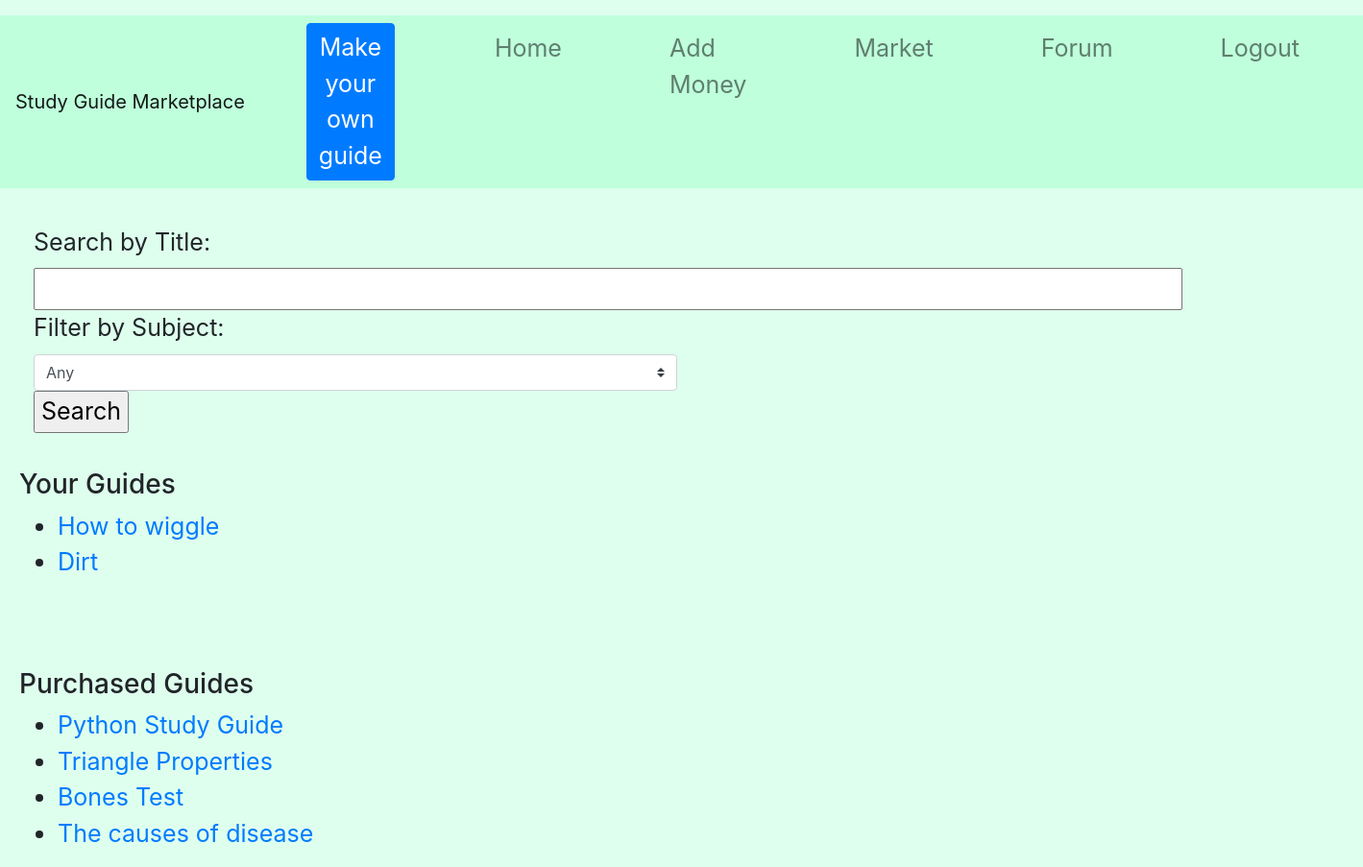
The page /home (signed in) on the database its author committed.
### tables this page shows
CREATE TABLE guides(id INTEGER, user TEXT, name TEXT, rating REAL, cost INTEGER, buyers INTEGER, subject TEXT, guide TEXT, ratings INTEGER);

### app/__init__.py (the view)
    def login_check(*args, **kwargs):
        if 'username' not in session:
            return redirect(url_for("login"))
        return route_function(*args, **kwargs)

### app/__init__.py (called while the page is built)
def protected(route_function):
    def login_check(*args, **kwargs):
        if 'username' not in session:
            return redirect(url_for("login"))
        return route_function(*args, **kwargs)
    login_check.__name__ = route_function.__name__
    return login_check

### app/utl/ops.py (called while the page is built)
def get_own_guides(username):
    db = sqlite3.connect(DB_FILE)
    c = db.cursor()
    c.execute("SELECT * FROM guides WHERE user = ?;" , (username,))
    g = c.fetchall()
    db.close()
    ans = []
    for row in g:
        next = {}
        next["id"] = row[0]
        next["user"] = row[1]
        next["name"] = row[2]
        next["rating"] = row[3]
        next["cost"] = row[4]
        next["buyers"] = row[5]
        next["subject"] = row[6]
        next["guide"] = row[7]
        next["ratings"] = row[8]
        ans.append(next)
    return ans

def get_pur_guides(username):
    db = sqlite3.connect(DB_FILE)
    c = db.cursor()
    c.execute("SELECT * FROM buyers WHERE user = ?;" , (username,))
    g = c.fetchall()
    ans = []
    for ro in g:
        c.execute("SELECT * FROM guides WHERE id = ?;" , (ro[0],))
        row = c.fetchone()
        next = {}
        next["id"] = row[0]
        next["user"] = row[1]
        next["name"] = row[2]
        next["rating"] = row[3]
        next["cost"] = row[4]
        next["buyers"] = row[5]
        next["subject"] = row[6]
        next["guide"] = row[7]
        next["ratings"] = row[8]
        ans.append(next)
    db.close()
    return ans

def get_subjects():
    db = sqlite3.connect(DB_FILE)
    c = db.cursor()
    ans = []
    c.execute("SELECT * FROM guides;")
    g = c.fetchall()
    for row in g:
        if row[6] not in ans:
            ans.append(row[6])
    return ans

### app/templates/home.html (shortened to what this page needs)
{% extends "base.html" %}
{% block body %}
  <br>
  <div class="col-md-6">
  <form method="post">
            <label>Search by Title:</label>
            <input type="text" name="query" size="70">
            <br>
            <label>Filter by Subject:</label>
            <select class="custom-select" name="subject">
              <option selected>Any</option>
            </select>
        <input type="submit" name="button" value="Search">
  </form>
  </div>
  <br>
  <h3>Your Guides</h3>
    {% if own_guides|length < 1 %}
      <p>You haven't created any guides</p>
    {% else %}
      <ul>
      {% for guide in own_guides %}
        <li>
          <a href={{"/guide/"+(guide["id"]|string)}}>{{ guide["name"] }}</a>
        </li>
      {% endfor %}
      </ul>
    {% endif %}
  <br>
  <br>
  <h3>Purchased Guides</h3>
    {% if pur_guides|length < 1 %}
      <p>You haven't bought any guides</p>
    {% else %}
      <ul>
      {% for guide in pur_guides %}
        <li>
          <a href={{"/guide/"+(guide["id"]|string)}}>{{ guide["name"] }}</a>
        </li>
      {% endfor %}
      </ul>
    {% endif %}
{% endblock %}

### app/static/styles.css (style rules this page uses)
body { background-color: #deffed; font-size: 25px; }

### rows shown on the page
guides: name "How to wiggle"
guides: name "Dirt"
guides: name "Python Study Guide"
guides: name "Triangle Properties"
guides: name "Bones Test"
guides: name "The causes of disease"
